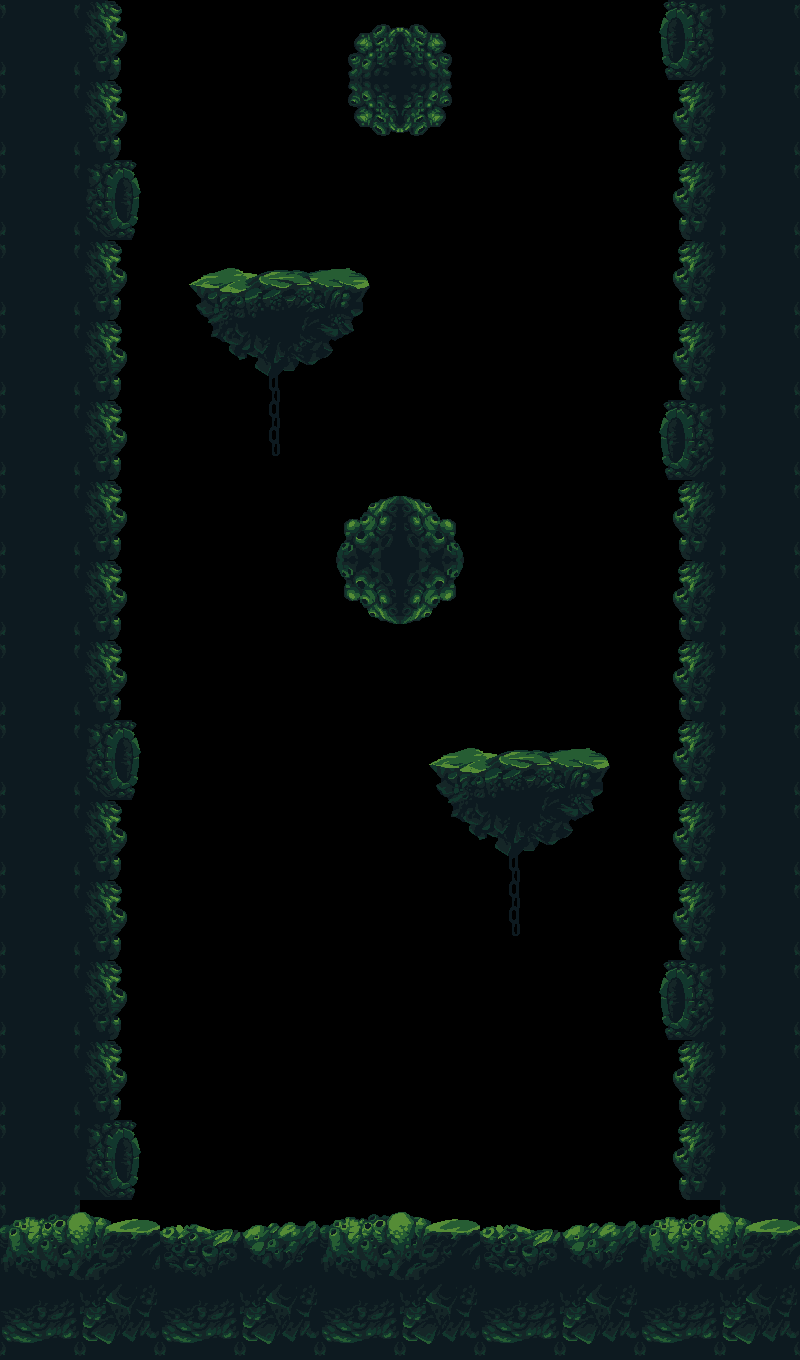

The image is a tile-based game level rendered from a .tmx file. Its description and complete source (layers, tilesets, objects, tile grids) follow:
An orthogonal 10x17 tile map with 80x80 px tiles, 2 tile layers (块层 2, 块层 1).

<map version="1.0" tiledversion="1.1.6" orientation="orthogonal" renderorder="right-down" width="10" height="17" tilewidth="80" tileheight="80" infinite="0" nextobjectid="1">
 <tileset firstgid="1" name="tiles" tilewidth="80" tileheight="80" tilecount="48" columns="6">
  <image source="../tiles.png" width="480" height="656" />
 </tileset>
 <layer name="块层 2" width="10" height="17">
  <data encoding="csv">
20,0,0,0,0,0,0,0,0,20,
20,0,0,0,0,0,0,0,0,20,
20,0,0,0,0,0,0,0,0,20,
20,0,0,0,0,0,0,0,0,20,
20,0,0,0,0,0,0,0,0,20,
20,0,0,0,0,0,0,0,0,20,
20,0,0,0,0,0,0,0,0,20,
20,0,0,0,0,0,0,0,0,20,
20,0,0,0,0,0,0,0,0,20,
20,0,0,0,0,0,0,0,0,20,
20,0,0,0,0,0,0,0,0,20,
20,0,0,0,0,0,0,0,0,20,
20,0,0,0,0,0,0,0,0,20,
20,0,0,0,0,0,0,0,0,20,
20,0,0,0,0,0,0,0,0,20,
20,0,0,0,0,0,0,0,0,20,
20,20,20,20,20,20,20,20,20,20
</data>
 </layer>
 <layer name="块层 1" width="10" height="17">
  <data encoding="csv">
0,4,0,0,23,24,0,0,5,0,
0,4,0,0,29,30,0,0,3,0,
0,6,0,0,0,0,0,0,3,0,
0,4,31,32,33,0,0,0,3,0,
0,4,37,38,39,0,0,0,3,0,
0,4,43,44,45,0,0,0,5,0,
0,4,0,0,11,12,0,0,3,0,
0,4,0,0,17,18,0,0,3,0,
0,4,0,0,0,0,0,0,3,0,
0,6,0,0,0,31,32,33,3,0,
0,4,0,0,0,37,38,39,3,0,
0,4,0,0,0,43,44,45,3,0,
0,4,0,0,0,0,0,0,5,0,
0,4,0,0,0,0,0,0,3,0,
0,6,0,0,0,0,0,0,3,0,
7,8,9,10,7,8,9,10,7,8,
1,2,1,2,1,2,1,2,1,2
</data>
 </layer>
</map>